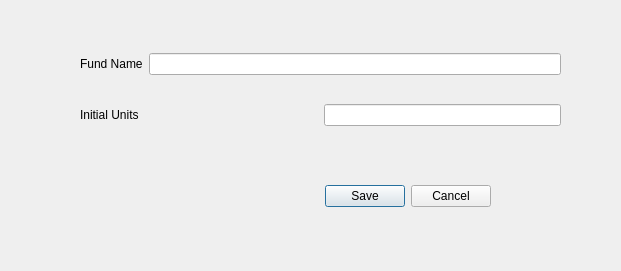
<?xml version="1.0" encoding="UTF-8"?>
<ui version="4.0">
 <class>addFund</class>
 <widget class="QDialog" name="addFund">
  <property name="geometry">
   <rect>
    <x>0</x>
    <y>0</y>
    <width>621</width>
    <height>271</height>
   </rect>
  </property>
  <property name="windowTitle">
   <string>Add Fund</string>
  </property>
  <widget class="QDialogButtonBox" name="buttonBox">
   <property name="geometry">
    <rect>
     <x>-130</x>
     <y>180</y>
     <width>621</width>
     <height>32</height>
    </rect>
   </property>
   <property name="orientation">
    <enum>Qt::Horizontal</enum>
   </property>
   <property name="standardButtons">
    <set>QDialogButtonBox::Cancel|QDialogButtonBox::Save</set>
   </property>
  </widget>
  <widget class="QWidget" name="verticalLayoutWidget">
   <property name="geometry">
    <rect>
     <x>80</x>
     <y>30</y>
     <width>481</width>
     <height>121</height>
    </rect>
   </property>
   <layout class="QVBoxLayout" name="verticalLayout">
    <item>
     <layout class="QHBoxLayout" name="horizontalLayout_3">
      <item>
       <widget class="QLabel" name="label">
        <property name="text">
         <string>Fund Name</string>
        </property>
       </widget>
      </item>
      <item>
       <widget class="QLineEdit" name="fund_name"/>
      </item>
     </layout>
    </item>
    <item>
     <layout class="QHBoxLayout" name="horizontalLayout_4">
      <item>
       <widget class="QLabel" name="label_2">
        <property name="text">
         <string>Initial Units</string>
        </property>
       </widget>
      </item>
      <item>
       <widget class="QLineEdit" name="initial_units">
        <property name="sizePolicy">
         <sizepolicy hsizetype="Minimum" vsizetype="Fixed">
          <horstretch>0</horstretch>
          <verstretch>0</verstretch>
         </sizepolicy>
        </property>
        <property name="alignment">
         <set>Qt::AlignRight|Qt::AlignTrailing|Qt::AlignVCenter</set>
        </property>
       </widget>
      </item>
     </layout>
    </item>
   </layout>
  </widget>
 </widget>
 <resources/>
 <connections>
  <connection>
   <sender>buttonBox</sender>
   <signal>accepted()</signal>
   <receiver>addFund</receiver>
   <slot>accept()</slot>
   <hints>
    <hint type="sourcelabel">
     <x>248</x>
     <y>254</y>
    </hint>
    <hint type="destinationlabel">
     <x>157</x>
     <y>274</y>
    </hint>
   </hints>
  </connection>
  <connection>
   <sender>buttonBox</sender>
   <signal>rejected()</signal>
   <receiver>addFund</receiver>
   <slot>reject()</slot>
   <hints>
    <hint type="sourcelabel">
     <x>316</x>
     <y>260</y>
    </hint>
    <hint type="destinationlabel">
     <x>286</x>
     <y>274</y>
    </hint>
   </hints>
  </connection>
 </connections>
</ui>
